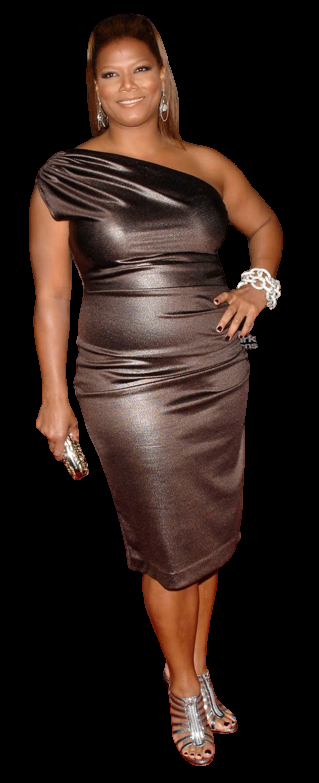
#> input picture backend/static/image.png, 319 x 783 px
$ python -i bodyshape_detector.py   (imports and definitions only)
#> lines starting #> are read from the running program, lines starting #| are printed output that depends on the picture; after the words box and inside, x2 and y2 are one past the last pixel; in counts of white or black regions, pixels touching at a corner belong together
#> in process_image, image is the input picture: shape (783, 319, 3); mean B, G, R 26.7, 32.5, 47.1
# [227 lines of commented-out code are left out]
import cv2
import mediapipe as mp
import numpy as np

# Initialize MediaPipe Pose model
mp_pose = mp.solutions.pose
# [1 line that did not run here, left out]

# Predefined Body Type Classifications
def classify_body_type(gender, shoulder_width, waist_width, hip_width):
    if gender == "Female":
        if shoulder_width < waist_width < hip_width:
            return "Hourglass"
        elif shoulder_width < waist_width > hip_width:
            return "Inverted Triangle"
        elif shoulder_width > waist_width and waist_width < hip_width:
            return "Rectangle"
        elif shoulder_width < hip_width and waist_width < hip_width:
            return "Pear"
        elif shoulder_width == waist_width == hip_width:
            return "Apple"
        elif waist_width > shoulder_width and waist_width > hip_width:
            return "Oval"
        else:
            return "Other"
    else:  # Male Body Types
        if shoulder_width > waist_width and hip_width > waist_width:
            return "Trapezoid"
        elif shoulder_width == hip_width:
            return "Rectangle"
        elif shoulder_width > hip_width and waist_width < hip_width:
            return "Inverted Triangle"
        elif waist_width > shoulder_width and waist_width > hip_width:
            return "Oval"
        elif shoulder_width > waist_width and waist_width == hip_width:
            return "V-Shaped"
        elif waist_width < shoulder_width and waist_width < hip_width:
            return "Apple"
        else:
            return "Other"

# Function to detect pose using MediaPipe and get body landmarks
def detect_pose(image):
    image_rgb = cv2.cvtColor(image, cv2.COLOR_BGR2RGB)
#> the answer given: 3
#> the answer given: 3
#> the answer given: 3
    results = pose.process(image_rgb)

    if results.pose_landmarks:
        return results.pose_landmarks
    return None

# Function to calculate measurements based on keypoints (shoulders and hips)
def calculate_measurements(landmarks):
    # Get keypoints for shoulders, hips
    left_shoulder = landmarks.landmark[mp_pose.PoseLandmark.LEFT_SHOULDER.value]
    right_shoulder = landmarks.landmark[mp_pose.PoseLandmark.RIGHT_SHOULDER.value]
    left_hip = landmarks.landmark[mp_pose.PoseLandmark.LEFT_HIP.value]
    right_hip = landmarks.landmark[mp_pose.PoseLandmark.RIGHT_HIP.value]

    # Calculate shoulder width (horizontal distance between left and right shoulder)
    shoulder_width = np.sqrt((left_shoulder.x - right_shoulder.x) ** 2 + (left_shoulder.y - right_shoulder.y) ** 2)

    # Calculate hip width (horizontal distance between left and right hip)
    hip_width = np.sqrt((left_hip.x - right_hip.x) ** 2 + (left_hip.y - right_hip.y) ** 2)

    # Estimate waist width using shoulder width as a rough proxy (if not available)
    waist_width = shoulder_width  # Estimating waist as similar to shoulder width

    return shoulder_width, hip_width, waist_width

# Function to classify body shape based on measurements
def body_shape_classification(image, gender="Female"):
    landmarks = detect_pose(image)

    if landmarks:
        shoulder_width, hip_width, waist_width = calculate_measurements(landmarks)
        body_type = classify_body_type(gender, shoulder_width, waist_width, hip_width)
        return body_type
    else:
        return "Pose detection failed"

# Function to draw the outline and return segmented body
def draw_body_outline(image):
    # Convert to grayscale
    gray = cv2.cvtColor(image, cv2.COLOR_BGR2GRAY)
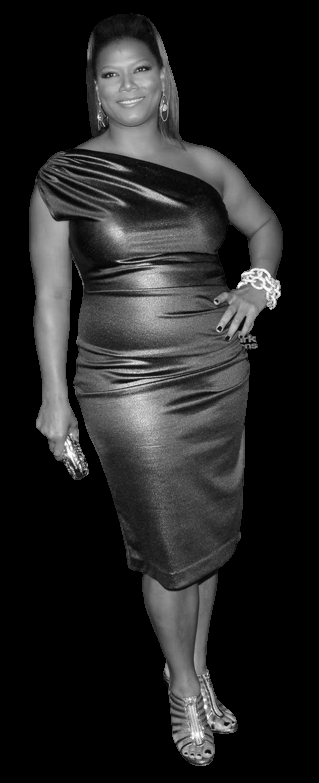
#> gray: shape (783, 319); min 0, max 255, mean 36.2

    # Apply Gaussian blur to reduce noise
    blurred = cv2.GaussianBlur(gray, (5, 5), 0)

    # Use Canny edge detection
    edges = cv2.Canny(blurred, 50, 150)
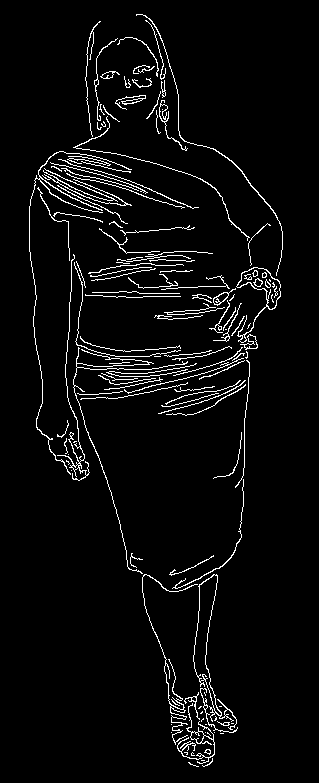
#> edges: shape (783, 319); 4.3% white in thin lines or dots, all inside (x1, y1, x2, y2) = (29, 14, 283, 767)

    # Find contours
    contours, _ = cv2.findContours(edges, cv2.RETR_TREE, cv2.CHAIN_APPROX_SIMPLE)
#> contours = 166 contours, 124 with area under 20; largest, box (x1, y1, x2, y2) and area: (193, 574, 237, 730) 1492, (193, 574, 222, 716) 1424, (236, 267, 281, 343) 906, (236, 267, 281, 310) 806, (177, 703, 215, 764) 180

    # Draw contours on original image
    body_outline_image = image.copy()
    cv2.drawContours(body_outline_image, contours, -1, (0, 255, 0), 2)
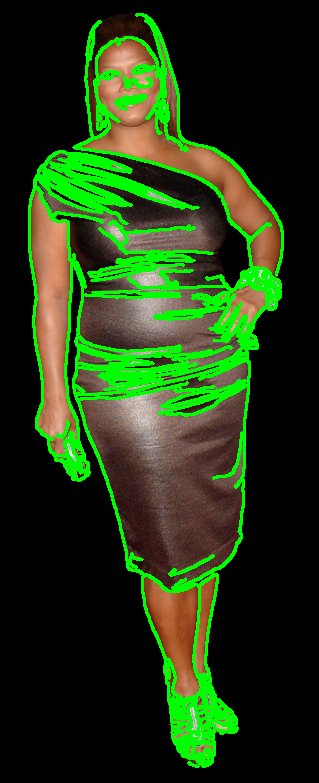
#> body_outline_image: shape (783, 319, 3); 13.24% of pixels changed, all inside (x1, y1, x2, y2) = (28, 13, 284, 768)

    return body_outline_image

# Function to get manual body measurements and classify body type
def manual_body_shape_classification():
    print("Enter your measurements for body type classification:")

    # Get manual input for measurements
    gender = "female"
    if gender.lower() == 'female':
        chest = float(input("Enter bust measurement (in inches): "))
    else:
        chest = float(input("Enter chest measurement (in inches): "))
    waist = float(input("Enter waist measurement (in inches): "))
    hips = float(input("Enter hip measurement (in inches): "))

    # Use manual inputs for classification
    body_type = classify_body_type(gender, chest, waist, hips)
    print(f"Body Type based on manual input: {body_type}")

    return body_type

# Main function to process the image and get body type and outline
def process_image(image_path, gender="Female"):
    image = cv2.imread(image_path)

    # Get the body shape classification
    body_type = body_shape_classification(image, gender)

    # Get the body outline
    body_outline_image = draw_body_outline(image)

    # Show the processed image
    # cv2.imshow("Body Outline", body_outline_image)
    # cv2.waitKey(0)
    # cv2.destroyAllWindows()

    return body_type, body_outline_image

# Example usage
image_path = './static/image.png'  # Update with actual image path
gender = "female"
# [1 line that did not run here, left out]
# [1 line not run here, left out]

# Option to enter manual measurements
body_type = manual_body_shape_classification()

>>> import cv2
>>> picture = cv2.imread('static/image.png')
>>> result = draw_body_outline(picture)
